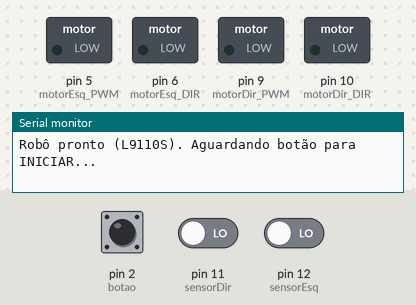
This sketch was run on a simulated Arduino Uno, built with avr-gcc and run on an emulated ATmega328P. Shown: switched loads named in the sketch (green lamp = pin HIGH), the last lines printed to the serial monitor. Dashed ring = blinking. The inputs (shaded band) are chosen by the test bench; at power-on: pin 2 (botao) HIGH, pin 11 (sensorDir) LOW, pin 12 (sensorEsq) LOW.

Above: at 0.8 s.
0.9 s: pin 2 (botao) pulled LOW for 0.15 s
At 2.2 s:
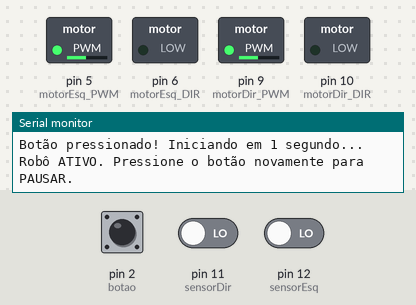
2.9 s: pin 2 (botao) pulled LOW for 1 s
At 3.2 s:
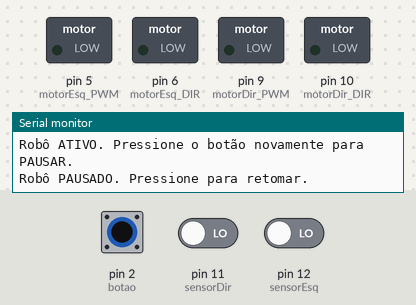
5.4 s: pin 2 (botao) pulsed LOW 5 times (0.12 s each, 0.3 s apart)
At 5.55 s:
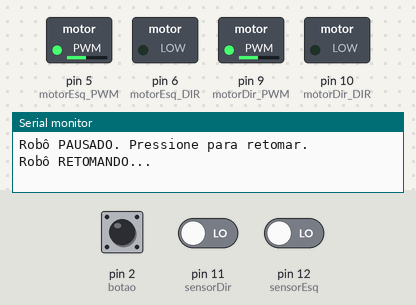
8.4 s: pin 11 (sensorDir) driven HIGH
At 9.6 s:
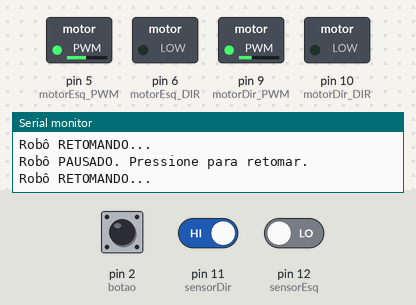
9.9 s: pin 2 (botao) pulled LOW for 3.2 s
At 11.0 s:
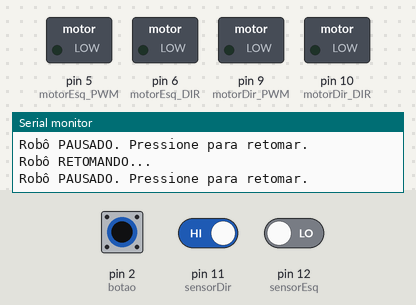
Timing chart, 0 to 12.9 s (numbered marks = the images above; inputs shaded):
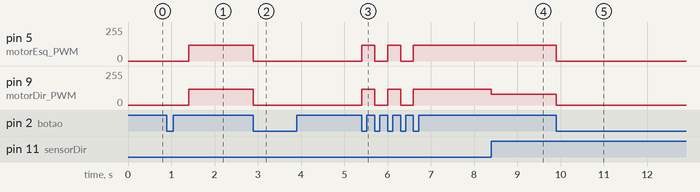

The sketch:

chupeta24.ino
```cpp
/*
 * PROJETO INTERDISCIPLINAR DE ENGENHARIA - PROJETOS 2
 * * Lógica: APENAS SEGUIDOR DE LINHA PRETA
 * * VERSÃO COM BOTÃO DE PAUSE/RESUME
 * * ADAPTADO PARA PONTE H L9110S
 * * CORRIGIDO: Lógica de curva invertida (para virar na direção correta)
 */

// #include <Ultrasonic.h> // Não precisamos mais desta biblioteca

// --- DEFINIÇÕES DE HARDWARE ---
// Ultrasonic ultrasonic(8, 7); // Ultrassom desativado
const int sensorEsq = 12;    // Sensor frontal esquerdo
const int sensorDir = 11;    // Sensor frontal direito
const int botao = 2;         // Botão de Start/Pause

// --- DEFINIÇÕES DOS MOTORES (para L9110S) ---
const int motorEsq_PWM = 5; // Conectar no A-IA (Velocidade)
const int motorEsq_DIR = 6; // Conectar no A-IB (Direção)
const int motorDir_PWM = 9; // Conectar no B-IA (Velocidade)
const int motorDir_DIR = 10; // Conectar no B-IB (Direção)

// --- PARÂMETROS DE COMPORTAMENTO ---
const int velocidadeMedia = 120;
const int velocidadeGiroCurva = 80; // (Mantido 80 para permitir a curva)
const int tempoInicial = 500;

// --- Parâmetros de desvio (desativados) ---
// const int velocidadeDesvio = 160;
// const int distanciaObstaculo = 15;
// const int tempoGiro90 = 800;
// const int tempoLado = 1000;
// const int tempoFrente = 1200;

// --- VARIÁVEIS GLOBAIS DE ESTADO ---
// bool estaDesviando = false; // Desativado
bool roboPausado = false;
int ultimoEstadoBotao = HIGH;
long ultimoTempoBotao = 0;
long debounceDelay = 50;

// ============ SETUP ============
void setup() {
  pinMode(sensorEsq, INPUT);
  pinMode(sensorDir, INPUT);
  pinMode(botao, INPUT_PULLUP);

  pinMode(motorEsq_PWM, OUTPUT);
  pinMode(motorEsq_DIR, OUTPUT);
  pinMode(motorDir_PWM, OUTPUT);
  pinMode(motorDir_DIR, OUTPUT);

  Serial.begin(9600);
  parar();

  Serial.println("Robô pronto (L9110S). Aguardando botão para INICIAR...");

  while (digitalRead(botao) == HIGH) {
    parar();
    delay(10);
  }

  Serial.println("Botão pressionado! Iniciando em 1 segundo...");
  delay(tempoInicial);
  Serial.println("Robô ATIVO. Pressione o botão novamente para PAUSAR.");

  ultimoEstadoBotao = digitalRead(botao);
  ultimoTempoBotao = millis();
}

// ============ LOOP PRINCIPAL ============
void loop() {

  // --- 1. LÓGICA DE PAUSAR/RETOMAR ---
  int estadoBotao = digitalRead(botao);
  if (estadoBotao == LOW && ultimoEstadoBotao == HIGH && (millis() - ultimoTempoBotao) > debounceDelay) {
    roboPausado = !roboPausado;
    ultimoTempoBotao = millis();
    if (roboPausado) {
      parar();
      Serial.println("Robô PAUSADO. Pressione para retomar.");
    } else {
      Serial.println("Robô RETOMANDO...");
    }
  }
  ultimoEstadoBotao = estadoBotao;

  // --- 2. VERIFICA ESTADOS GLOBAIS ---
  // if (estaDesviando) return; // Desativado
  if (roboPausado) {
    parar();
    return;
  }

  // --- 3. LÓGICA DE OPERAÇÃO ---

  // --- VERIFICAÇÃO DE OBSTÁCULO (Desativada) ---
  /*
  int cm = ultrasonic.read(CM);
  if (cm > 0 && cm <= distanciaObstaculo) {
    estaDesviando = true;
    desviarObstaculo();
    procurarLinha();
    estaDesviando = false;
    return;
  }
  */

  // --- LÓGICA DE SEGUIR LINHA (LOW = LINHA PRETA) ---
  bool esqNaLinha = (digitalRead(sensorEsq) == LOW);
  bool dirNaLinha = (digitalRead(sensorDir) == LOW);

  if (esqNaLinha && dirNaLinha) {
    // Caso 1: Centralizado (Ambos na linha PRETA/LOW)
    frente(velocidadeMedia, velocidadeMedia);
  }
  else if (!esqNaLinha && dirNaLinha) {
    // Caso 2: Saiu para a esquerda (Esq vê BRANCO/HIGH, Dir vê PRETO/LOW)
    // PRECISA VIRAR PARA ESQUERDA
    curvaEsquerda(); // <<< CORRIGIDO
  }
  else if (esqNaLinha && !dirNaLinha) {
    // Caso 3: Saiu para a direita (Esq vê PRETO/LOW, Dir vê BRANCO/HIGH)
    // PRECISA VIRAR PARA DIREITA
    curvaDireita(); // <<< CORRIGIDO
  }
  else {
    // Caso 4: Perdeu a linha (Ambos veem BRANCO/HIGH)
    parar();
  }
}

// ============ FUNÇÕES DE MOVIMENTO (L9110S) ============

void motorEsquerdo(int velocidade, bool direcao) {
  analogWrite(motorEsq_PWM, velocidade);
  digitalWrite(motorEsq_DIR, direcao);
}

void motorDireito(int velocidade, bool direcao) {
  analogWrite(motorDir_PWM, velocidade);
  digitalWrite(motorDir_DIR, direcao);
}

#define FRENTE LOW
#define RE HIGH

void frente(int velEsq, int velDir) {
  motorEsquerdo(velEsq, FRENTE);
  motorDireito(velDir, FRENTE);
}

void parar() {
  motorEsquerdo(0, FRENTE);
  motorDireito(0, FRENTE);
}

// --- Funções de desvio (desativadas) ---
/*
void frentePorTempo(int velocidade, int duracao) {
  frente(velocidade, velocidade);
  delay(duracao);
}

void girarEsquerdaEixo(int duracao) {
  Serial.println("Girando Esquerda (Eixo)");
  motorEsquerdo(velocidadeDesvio, RE);
  motorDireito(velocidadeDesvio, FRENTE);
  delay(duracao);
}

void girarDireitaEixo(int duracao) {
  Serial.println("Girando Direita (Eixo)");
  motorEsquerdo(velocidadeDesvio, FRENTE);
  motorDireito(velocidadeDesvio, RE);
  delay(duracao);
}
*/

// --- Funções de curva (usadas pelo seguidor de linha) ---
void curvaEsquerda() {
  motorEsquerdo(velocidadeGiroCurva, FRENTE);
  motorDireito(velocidadeMedia, FRENTE);
}

void curvaDireita() {
  motorEsquerdo(velocidadeMedia, FRENTE);
  motorDireito(velocidadeGiroCurva, FRENTE);
}


// ============ FUNÇÕES DE LÓGICA (Desativadas) ============
/*
void desviarObstaculo() {
  Serial.println("Obstáculo detectado! Iniciando desvio...");
  parar();
  delay(200);
  girarEsquerdaEixo(tempoGiro90);
  parar();
  delay(200);
  frentePorTempo(velocidadeDesvio, tempoLado);
  parar();
  delay(200);
  girarDireitaEixo(tempoGiro90);
  parar();
  delay(200);
  frentePorTempo(velocidadeDesvio, tempoFrente);
  parar();
  delay(200);
  girarDireitaEixo(tempoGiro90);
  parar();
  delay(200);
  Serial.println("Manobra de desvio concluída.");
}

void procurarLinha() {
  Serial.println("Procurando a linha...");
  frente(velocidadeMedia, velocidadeMedia);

  // Continua andando para frente enquanto AMBOS os sensores estiverem
  // fora da linha (vendo BRANCO/HIGH)
  while (digitalRead(sensorEsq) == HIGH && digitalRead(sensorDir) == HIGH) {
    delay(10);
  }

  // Se saiu do loop, é porque um dos sensores encontrou a linha (LOW)
  Serial.println("Linha encontrada! Andando mais um pouco...");
  frentePorTempo(velocidadeMedia, 200); // Anda por mais 200ms

  parar();
  delay(100);
  Serial.println("Retomando percurso.");
}
*/
```

Measured:
- after the input at 0.9 s, pin 5 (motorEsq_PWM), pin 9 (motorDir_PWM): 0/255 → 120/255 after 0.50 s
- after the input at 2.9 s, pin 5 (motorEsq_PWM), pin 9 (motorDir_PWM): 120/255 → 0/255 at once
- after the input at 5.4 s, pin 5 (motorEsq_PWM), pin 9 (motorDir_PWM): alternates 120/255 for 0.30 s and 0/255 for 0.30 s, 5 changes in all, then stays 120/255, starting at once
- after the input at 8.4 s, pin 9 (motorDir_PWM): 120/255 → 80/255 at once
- after the input at 9.9 s, pin 5 (motorEsq_PWM): 120/255 → 0/255 at once; pin 9 (motorDir_PWM): 80/255 → 0/255 at once
